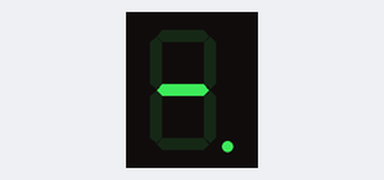
Simulated run of this sketch. Board: Arduino Uno, built with avr-gcc and run on an emulated ATmega328P. On the bench: 1-digit seven-segment display. Wiring (inferred from the names in the program): 1-digit 7-segment display, segments lit when LOW: segments pin 2, pin 3, pin 4, pin 5, pin 6, pin 7, pin 8, pin 9. The segment pins are drawn as the display they are named for.

Above: at 0.15 s.
At 0.75 s:
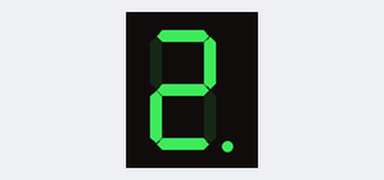
At 1.65 s:
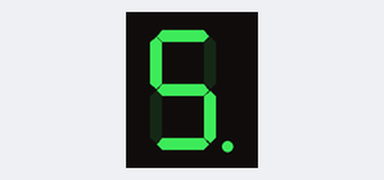
At 2.25 s:
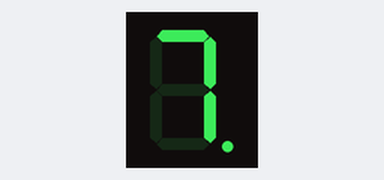
At 3.1 s:
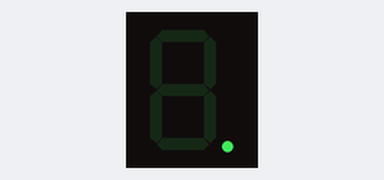
At 4.45 s:
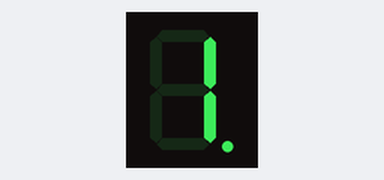

The sketch:

codDisplay.ino
```cpp
 //http://www.arduinoecia.com.br/2013/07/display-7-segmentos.html
                            //{ A,B,C,D,E,F,G}
byte display_7seg[11][7] = {  { 1,1,1,1,1,1,0 },  // = Digito 0
                              { 1,0,0,1,1,1,1 },  // = Digito 1
                              { 0,0,1,0,0,1,0 },  // = Digito 2
                              { 0,0,0,0,1,1,0 },  // = Digito 3
                              { 1,0,0,1,1,0,0 },  // = Digito 4
                              { 0,1,0,0,1,0,0 },  // = Digito 5
                              { 0,1,0,0,0,0,0 },  // = Digito 6
                              { 0,0,0,1,1,1,1 },  // = Digito 7
                              { 0,0,0,0,0,0,0 },  // = Digito 8
                              { 0,0,0,1,1,0,0 },  // = Digito 9
                              { 1,1,1,1,1,1,1 }   // OFF
                             };

void setup() {
  // put your setup code here, to run once:
  pinMode(2, OUTPUT); // A pino 2 ardunido, 7 (no display)
  pinMode(3, OUTPUT); // B pino 3 ardunido, 6 (no display)
  pinMode(4, OUTPUT); // C pino 4 ardunido, 4 (no display)
  pinMode(5, OUTPUT); // D pino 5 ardunido, 2 (no display)
  pinMode(6, OUTPUT); // E pino 6 ardunido, 1 (no display)
  pinMode(7, OUTPUT); // F pino 7 ardunido, 9 (no display)
  pinMode(8, OUTPUT); // G pino 8 ardunido, 10 (no display)
  pinMode(9, OUTPUT); // ponto pino 9 ardunido, 5 (no display)
}

void exibeNumero(byte numero){
    byte pino_atual = 2;
    for (byte i = 0; i < 7; ++i){
      digitalWrite(pino_atual, display_7seg[numero][i]);
      ++pino_atual;
    }
}

void desligaDisplay(){
    byte pino_atual = 2;
    for (byte i = 0; i < 7; ++i){
      digitalWrite(pino_atual, display_7seg[10][i]);
      ++pino_atual;
    }
}

void loop() {
  // put your main code here, to run repeatedly:
  byte numero = 0;
  for(numero; numero<10; numero++){
    exibeNumero(numero);
    delay(300);
  }
  digitalWrite(9, 0);
  desligaDisplay();
  delay(1000);
}
```

Measured:
- by itself, everything shown: repeats every 4.0 s, in 11 steps
- what the display in image 4 shows lasts 1.0 s, from 3.0 s to 4.0 s
